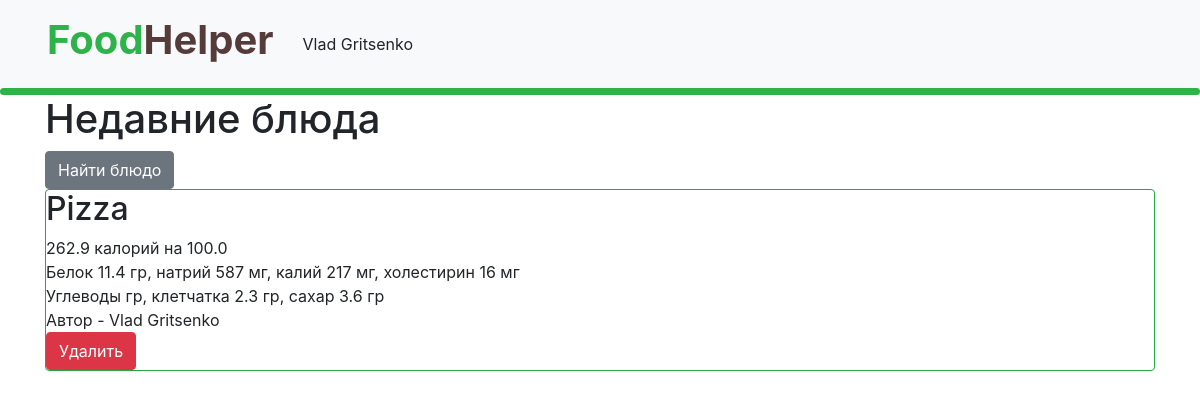
Before: / (signed in) with the older database file.
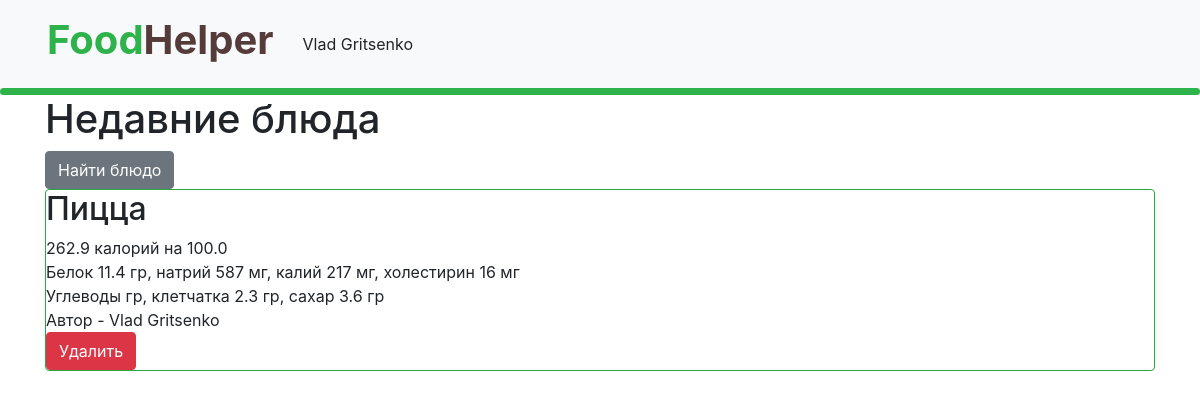
After: the same page with the newer database file.
### data/dishes.py (models this page shows)
class Dishes(SqlAlchemyBase):
    __tablename__ = 'dishes'
    id = sqlalchemy.Column(sqlalchemy.Integer,
                           primary_key=True, autoincrement=True)
    title = sqlalchemy.Column(sqlalchemy.String, nullable=True)
    calories = sqlalchemy.Column(sqlalchemy.String, nullable=True)
    size = sqlalchemy.Column(sqlalchemy.String, nullable=True)
    protein = sqlalchemy.Column(sqlalchemy.String, nullable=True)
    sodium = sqlalchemy.Column(sqlalchemy.String, nullable=True)
    potassium = sqlalchemy.Column(sqlalchemy.String, nullable=True)
    cholesterol = sqlalchemy.Column(sqlalchemy.String, nullable=True)
    carbohydrates_total = sqlalchemy.Column(sqlalchemy.String, nullable=True)
    fiber = sqlalchemy.Column(sqlalchemy.String, nullable=True)
    sugar = sqlalchemy.Column(sqlalchemy.String, nullable=True)
    is_private = sqlalchemy.Column(sqlalchemy.Boolean, default=True)
    user_id = sqlalchemy.Column(sqlalchemy.Integer,
                                sqlalchemy.ForeignKey("users.id"))
    user = orm.relationship('User')

### data/users.py (models this page shows, shortened)
class User(SqlAlchemyBase, UserMixin):
    __tablename__ = 'users'
    id = sqlalchemy.Column(sqlalchemy.Integer, primary_key=True, autoincrement=True)
    name = sqlalchemy.Column(sqlalchemy.String, nullable=True)
    about = sqlalchemy.Column(sqlalchemy.String, nullable=True)
    email = sqlalchemy.Column(sqlalchemy.String, index=True, unique=True, nullable=True)
    hashed_password = sqlalchemy.Column(sqlalchemy.String, nullable=True)
    created_date = sqlalchemy.Column(sqlalchemy.DateTime, default=datetime.datetime.now)
    news = orm.relationship("Dishes", back_populates='user')

### main.py (the view)
@application.route("/")
def index():
    db_sess = db_session.create_session()
    news = db_sess.query(Dishes).order_by(-Dishes.id).filter(Dishes.is_private != True)
    if current_user.is_authenticated:
        news = db_sess.query(Dishes).order_by(-Dishes.id).filter(
            (Dishes.user == current_user) | (Dishes.is_private != True))
    else:
        news = db_sess.query(Dishes).order_by(-Dishes.id).filter(Dishes.is_private != True)
    return render_template("index.html", news=news)

### data/db_session.py (called while the page is built)
def create_session() -> Session:
    global __factory
    return __factory()

### main.py (called while the page is built)
@login_manager.user_loader
def load_user(user_id):
    db_sess = db_session.create_session()
    return db_sess.query(User).get(user_id)

### templates/index.html
{% extends "base.html" %}
{% block content %}
<h1>Недавние блюда</h1>
    <a href="search_dish" class="btn btn-secondary">Найти блюдо</a>
{% for item in news%}
<div class="col-md6 border rounded border-success">
    <h2>{{item.title.capitalize() }}</h2>
    <div>
        {{ item.calories }}  калорий на  {{ item.size }}
    </div>
     <div>
        Белок {{ item.protein }} гр, натрий {{ item.sodium }} мг, калий {{ item.potassium }} мг, холестирин
        {{ item.cholesterol }} мг
    </div>
    <div>
        Углеводы {{ item.carbohydrates }} гр, клетчатка {{item.fiber}} гр, сахар {{item.sugar}} гр
    </div>
    {% if current_user.is_authenticated and current_user == item.user %}
    <div>
        Автор - {{item.user.name}}
    </div>
    <div>
        <a href="/news_delete/{{ item.id }}" class="btn btn-danger">
            Удалить
        </a>
    </div>
{% endif %}
</div>
{% endfor %}
{% endblock %}

Changed rows visible on the page:
changed Dishes "Vlad Gritsenko": title "Pizza" → "Пицца"
